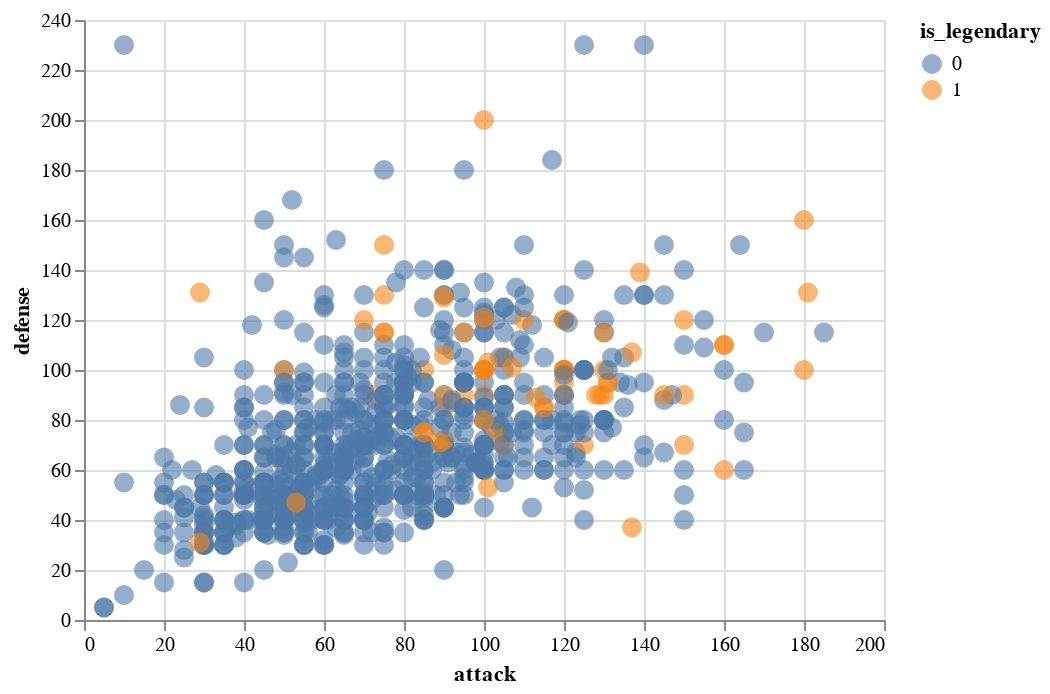

The cell this chart's notebook holds for it:
### Markdown cell above
## Clustering

### Code cell
base_chart = alt.Chart(df).mark_point(filled=True, size=100, opacity=0.6).encode(
    x='attack:Q',
    y='defense:Q',
    color='is_legendary:N'
).interactive()
base_chart

### Figure 1 — Vega-Lite specification as saved in the notebook (floating-point values rounded to 4 significant figures; data arrays with more than 128 entries replaced by an {"elided": "..."} marker saying what was removed)
{"config": {"view": {"continuousWidth": 400, "continuousHeight": 300}}, "data": {"name": "data-3d66ef8e938d783638008975152ac736"}, "mark": {"type": "point", "filled": true, "opacity": 0.6, "size": 100}, "encoding": {"color": {"field": "is_legendary", "type": "nominal"}, "x": {"field": "attack", "type": "quantitative"}, "y": {"field": "defense", "type": "quantitative"}}, "selection": {"selector004": {"type": "interval", "bind": "scales", "encodings": ["x", "y"]}}, "$schema": "https://vega.github.io/schema/vega-lite/v4.17.0.json", "datasets": {"data-3d66ef8e938d783638008975152ac736": {"elided": "801 records"}}}
